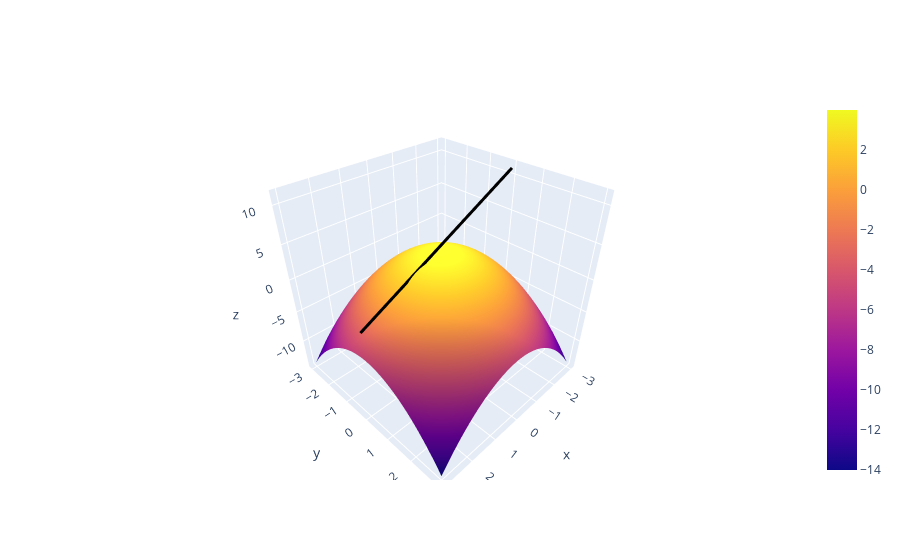

This figure's notebook cell:
### Code cell
# HIDE CODE
points = 100
proportion = 3

x = np.linspace(-proportion, proportion, points)
y = np.linspace(-proportion, proportion, points)

xGrid, yGrid = np.meshgrid(x, y)
zGrid = 4 - xGrid**2 - yGrid**2

fig = go.Figure(data=[go.Surface(z=zGrid, x=xGrid, y=yGrid)])

fig.add_scatter3d(x=x, y=np.zeros(len(x)), z=(-2*x + 5), mode='lines', line_width=6, line_color='black')
fig.show()
